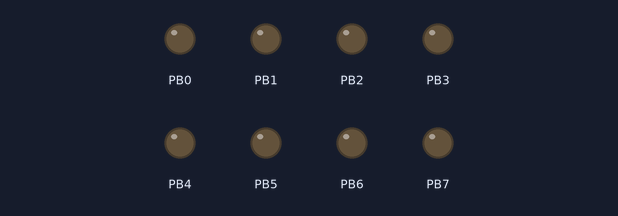
A program run on a simulated ATmega32, built with avr-gcc and emulated at 1 MHz (the files do not name the chip). On the bench: output pins drawn as LEDs (lit = HIGH).

Above: at 0.3 s.
At 2.2 s:
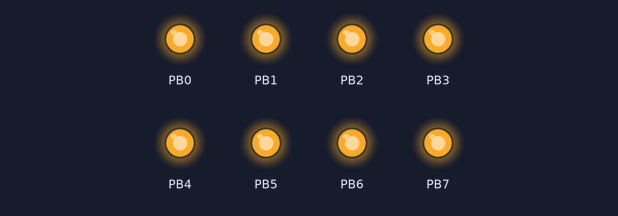
Timing chart, 0 to 3.0 s (numbered marks = the images above):
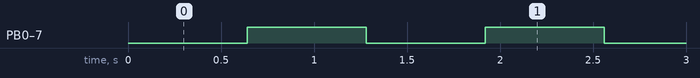

Measured:
- by itself, PB0–7: alternates HIGH for 0.64 s and LOW for 0.64 s

The program:

Blink-Interrupt.c
```c
/*
 * Blink_Interrupt.c
 *
 * Created: 6/3/2015 5:30:45 AM
 *  Author: dns
 */


#include <avr/io.h>
#include <avr/interrupt.h>

int main () {
	DDRB = 0xFF;			// Set LED as output
	TCCR1B |= (1 << WGM12);	// Configure timer 1 for CTC mode
	TIMSK |= (1 << OCIE1A);	// Enable CTC interrupt
	sei();					//  Enable global interrupts
	OCR1A   = 10000;		// Set CTC compare value, about 50ms.
	TCCR1B |= ((1 << CS10) | (1 << CS11));	// Start timer at Fcpu/64

	while(1) {
		// Do nothing, the interrupt is taking care of it.
	}
}

ISR (TIMER1_COMPA_vect) {
	PORTB ^= 0xFF;		// Toggle the LED
}
```
